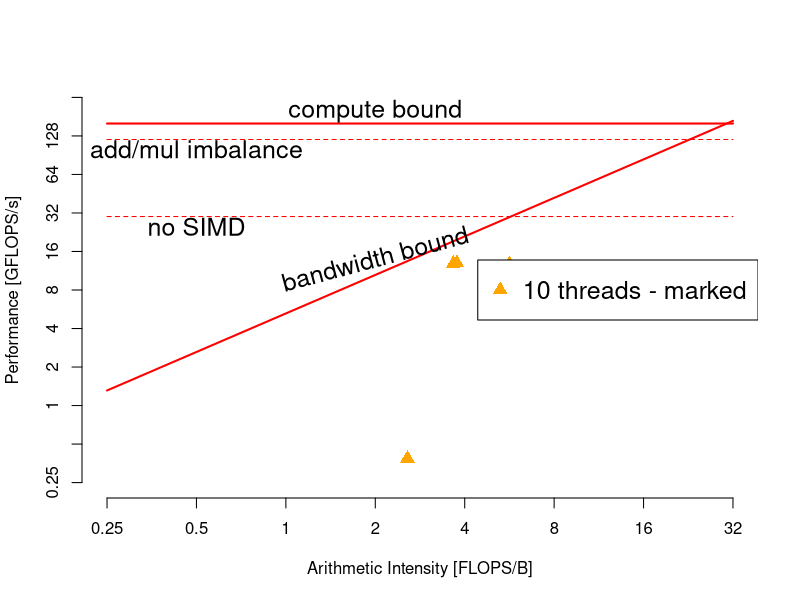

Here is the R script that generated this plot:
png("roofline-mars-10tmarked.png", width = 1280, height = 640)

pp = 160.0  # peak performance ... [GFLOPS/s]
pb =  30.5 # peak bandwidth ... [GB/s]
ai = function(b) (pp/pb) * b

x = seq(-2,5,1)
x_at = 2^x
x_labels = x_at

y = seq(-2,8,1)
y_at = 2^y
y_labels = y_at

plot(ai, xlab = "Arithmetic Intensity [FLOPS/B]",
         xlim = c(x_at[1], x_at[length(x_at)]),
         ylab = "Performance [GFLOPS/s]", 
         ylim = c(y_at[1], y_at[length(y_at)]),
     axes=FALSE, log = "xy", type = "l", col = "red", lwd = 2)

axis(1, at = x_at, labels = x_labels, tick = TRUE)
axis(2, at = y_at, labels = y_labels, tick = TRUE)


# 10 threads - all
#                   100     204800     819200        kdd
#flops_t10_a = c( 1.3292, 1517.9227, 2225.7196, 3427.6304)
#bw_t10_a    = c(73.4359,  476.2558,  734.1712, 1061.9937)
#
#for (i in 1:4) {
#  ai = flops_t10_a[i] / bw_t10_a[i]
#  points(ai, flops_t10_a[i]/1000, col="powderblue", pch = 15, cex = 1.5)
#}

# 80 threads - all
#                   100    204800     819200        kdd
#flops_t80_a = c( 0.5820, 731.8209, 1164.4394, 1519.8610)
#bw_t80_a    = c(78.4760, 981.6600, 1244,3416, 1420,3577)
#
#for (i in 1:4) {
#  ai = flops_t80_a[i] / bw_t80_a[i]
#  points(ai, flops_t80_a[i]/1000, col="blue", pch = 16, cex = 1.5)
#}


# 10 threads - marked 
#                     100      204800      819200         kdd
flops_t10_m =  c(385.0818, 12738.9347, 12814.5174, 12995.5919)
bw_t10_m =     c(150.0137,  2248.9188,  3500.4505,  3451.1885)

for (i in 1:4) {
  ai = flops_t10_m[i] / bw_t10_m[i]
  points(ai, flops_t10_m[i]/1000, col="orange", pch = 17, cex = 1.5)
}

# 80 threads - marked 
#                     100     204800     819200        kdd
#flops_t80_m = c(   7.4574, 4017.8371, 6579.4072, 5940.1009)
#bw_t80_m    = c(1292.0169, 2807.5566, 3312.4733, 3230.9055)
#
#for (i in 1:4) {
#  ai = flops_t80_m[i] / bw_t80_m[i]
#  points(ai, flops_t80_m[i]/1000, col="green", pch = 18, cex = 1.5)
#}

# add/mul imbalance
segments(x_at[1], pp*0.75, x_at[length(x_at)], pp*0.75,
         col = "red", lwd = 1, lty = "dashed")
text(0.5, 100, "add/mul imbalance", cex = 1.5)

# simd
segments(x_at[1], pp*0.75*0.25, x_at[length(x_at)], pp*0.75*0.25,
         col = "red", lwd = 1, lty = "dashed")
text(0.5, 25, "no SIMD", cex = 1.5)


segments(x_at[1], pp, x_at[length(x_at)], pp,
         col = "red", lwd = 2)

text(2, 14, "bandwidth bound", srt = 15, cex = 1.5)
text(2, 200, "compute bound", cex = 1.5)

#legend("right",
#       pch    = c(15, 16, 17, 18),
#       col    = c("powderblue", "blue", "orange", "green"),
#       legend = c("10 threads - all", "80 threads - all", NA, 
#                  "10 threads - marked", "80 threads - marked"))

legend("right",
       cex = 1.5,
       pch    = c(17),
       col    = c("orange"),
       legend = c("10 threads - marked"))

dev.off()
